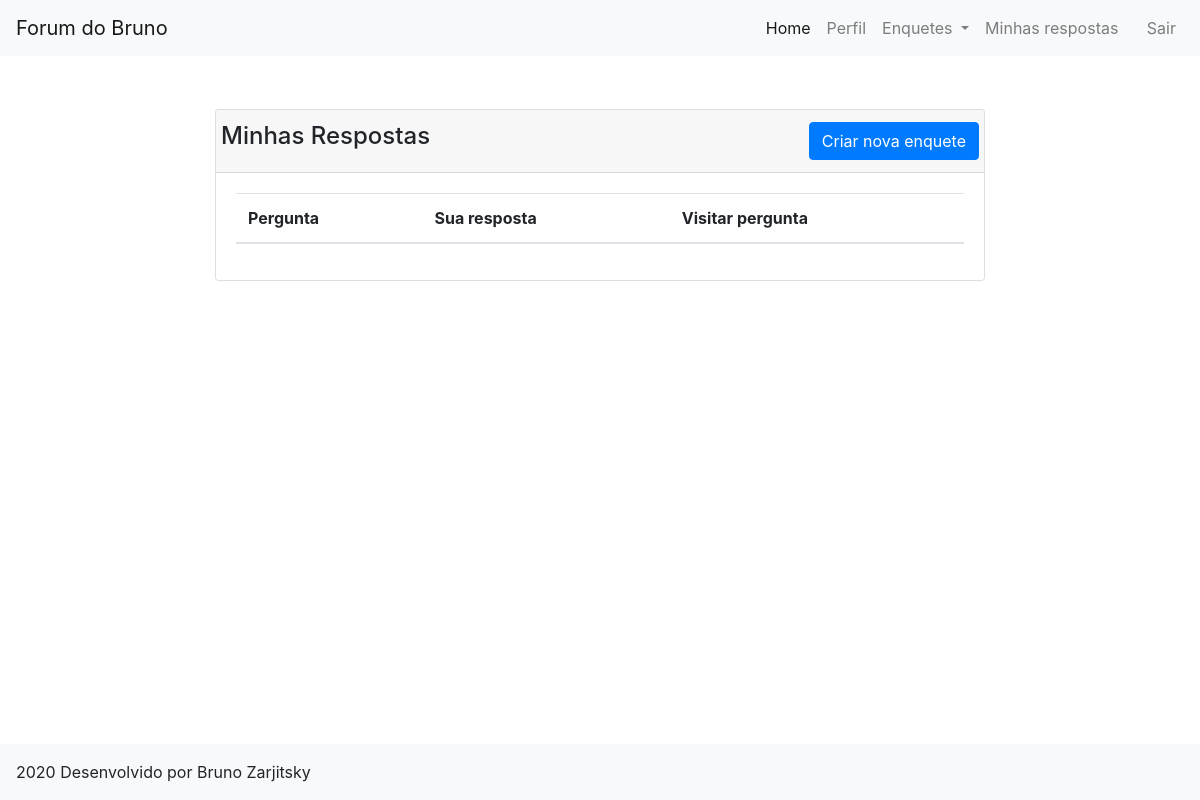
Page /minhasRespostas/ (signed in) on the earlier database version.
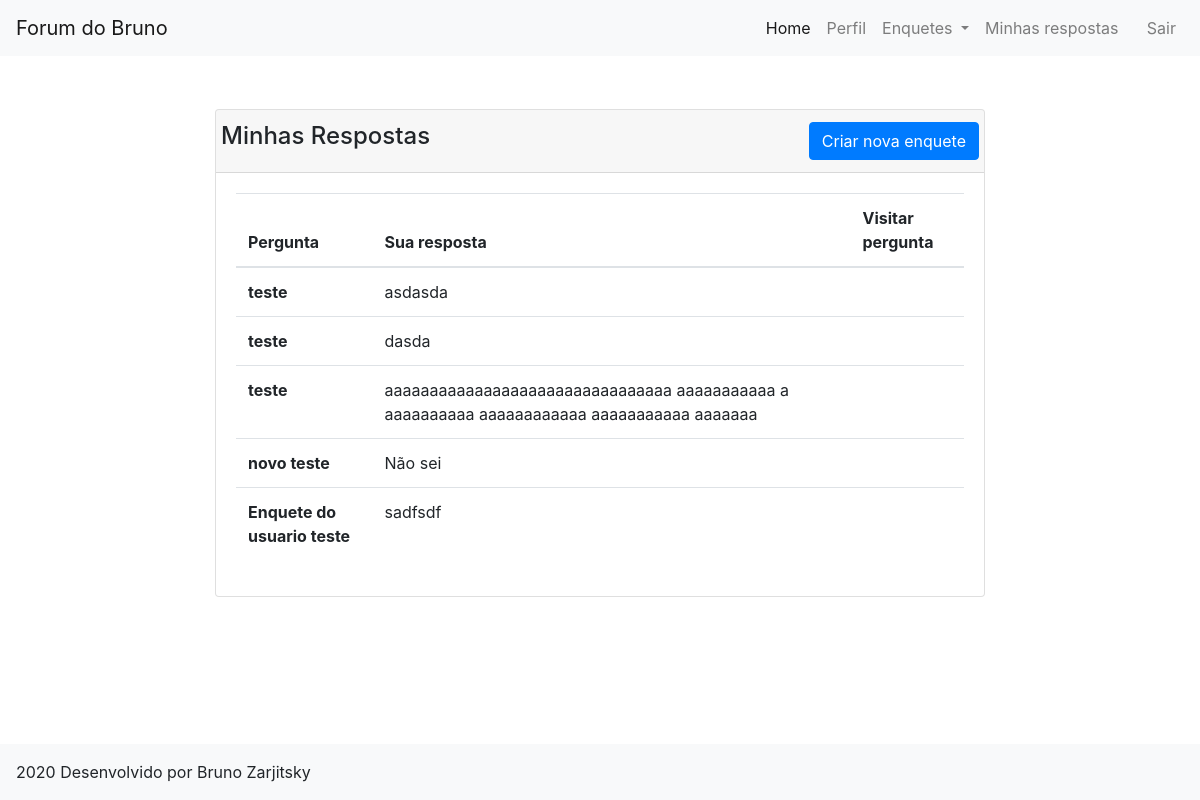
Same page on the later database version.
### siteForum/models.py (models this page shows, shortened)
class resposta(models.Model):
    pergunta = models.ForeignKey(enquete, on_delete=models.CASCADE)
    resp = models.TextField(verbose_name="Resposta")
    dono = models.ForeignKey(User, on_delete=models.CASCADE, default="", blank=True, null=True)
    class Meta:
        verbose_name = "Resposta"
        verbose_name_plural = "Respostas"

class enquete(models.Model):
    titulo = models.CharField(max_length=200)
    descricao = models.TextField(default="")
    tipo = models.ManyToManyField(tipo, blank=True)
    dono = models.ForeignKey(User, on_delete=models.CASCADE, default="", blank=True, null=True)
    class Meta:
        verbose_name = "Enquete"
        verbose_name_plural = "Enquetes"

### siteForum/views.py (the view)
# urls.py: path('minhasRespostas/', views.minhasRespostas, name = "MinhasRespostas"),
def minhasRespostas(request):
    res = resposta.objects.filter(dono=request.user)
    return render(request, "respostas.html", {"background": "background"+str(randint(1,3))+".jpg", "respostasLista": res})

### templates/respostas.html
{% extends "base_page.html"%}
{% load static%}
{% block content %}
<div class = "row justify-content-center" style="padding-top: 5%;">
    <div class = "col-md-2"></div>
    <div class = "col-md-8">
        <div class = "card">
            <div class = "card-header">
                <div class = "row">
                    <h4>Minhas Respostas</h4>
                    <div class = "ml-auto">
                        <a href = "#" type="button" class="btn btn-primary">Criar nova enquete</a>
                    </div>
                </div>
            </div>
            <div class="card-body">
                <div class = "row">
                    <div class = "col-md-12">
                    <table class="table table-hover display" style="width: 100%;" id = "enquetes">
                        <thead>
                            <tr>
                                <th scope="col">Pergunta</th>
                                <th scope="col">Sua resposta</th>
                                <th scope="col">Visitar pergunta</th>
                            </tr>
                        </thead>
                        <tbody>
                            {% for autos in respostasLista %}
                            <tr>
                                <th scope="row">{{autos.pergunta.titulo}}</th>
                                <td>{{autos.resp}}</td>
                                <td><a href = "{% url 'EnqueteDetalhe' id=autos.pergunta.id %}"><i class="fas fa-directions"></i></a></td>
                            </tr>
                            {% endfor %}
                        </tbody>
                    </table>
                    </div>
                </div>
            </div>
        </div>
    </div>
    <div class = "col-md-2">
    </div>
</div>
{% endblock %}

### templates/base_page.html (shortened to what this page needs)
{% load static %}
<!DOCTYPE html>
<html lang="pt_br">
<head>
    <link rel="stylesheet" href="https://cdn.jsdelivr.net/npm/bootstrap@4.5.3/dist/css/bootstrap.min.css">
    <link href="{% static '/assets/icons/fa/css/all.css' %}" rel="stylesheet">
    <link rel="stylesheet" type="text/css" href = "https://cdn.datatables.net/buttons/1.6.4/css/buttons.dataTables.min.css">
    <link rel="stylesheet" type="text/css" href="//cdn.datatables.net/1.10.12/css/jquery.dataTables.min.css">
</head>
{% if background %}
<body style="background-image: url('/static/assets/media/backgrounds/{{background}}'); fixed; background-size: 100% auto; background-repeat: no-repeat; background-attachment: fixed;">
{% else %}
<body style="background-image: url('/static/assets/media/backgrounds/background1.jpg'); fixed; background-size: 100% auto; background-repeat: no-repeat; background-attachment: fixed;">
{% endif %}
    <header>
        <nav class="navbar navbar-expand-lg navbar-light bg-light fixed-top">
            <a class="navbar-brand" href="{% url 'Index' %}">Forum do Bruno</a>
            <div class="collapse navbar-collapse" id="navbarSupportedContent">
                <ul class = "navbar-nav ml-auto">
                    <li class="nav-item active">
                        <a class="nav-link" href="{% url 'Index' %}">Home</a>
                    </li>
                    {%if user.is_authenticated %}
                    <li class = "nav-item"><a  class="nav-link" href = "#">Perfil</a></li>
                    <li class="nav-item dropdown">
                        <a class="nav-link dropdown-toggle" href="#" id="navbarDropdown" role="button" data-toggle="dropdown" aria-haspopup="true" aria-expanded="false">
                          Enquetes
                        </a>
                      </li>
                    <li class = "nav-item"><a  class="nav-link" href = "{% url 'MinhasRespostas' %}">Minhas respostas</a></li>
                    <li class = "nav-item"><a  class="nav-link" href = "{% url 'logout' %}"><span class="fas fa-sign-out-alt"></span>Sair</a></li>
                    {% endif %}
                </ul>
            </div>
          </nav>
    </header>
    <div class = "container-fluid" style="margin-top: 50px;">
    {% block content %}
    {% endblock %}
    </div>
    <footer>
        <nav class="navbar navbar-expand-sm navbar-light bg-light fixed-bottom">
            <span>2020 Desenvolvido por Bruno Zarjitsky</span>
            <div class="collapse navbar-collapse" id="navbarSupportedContent">
                <ul class = "navbar-nav ml-auto">
                    <li class = "nav-item"><a  class="nav-link" href = "#"><i class="fab fa-git"></i></a></li>
                    <li class = "nav-item"><a  class="nav-link" href = "https://www.linkedin.com/in/brunozar/"><i class="fab fa-linkedin-in"></i></a></li>
                </ul>
            </div>
          </nav>
    </footer>
</body>
</html>

Differences in the rows shown:
added resposta: pergunta.titulo "teste", resp "asdasda"
added resposta: pergunta.titulo "teste", resp "dasda"
added resposta: pergunta.titulo "teste", resp "aaaaaaaaaaaaaaaaaaaaaaaaaaaaaaaa aaaaaaaaaaa a aaaaaaaaaa aaaaaaaaaaaa aaaaaaaaaaa aaaaaaa"
added resposta: pergunta.titulo "novo teste", resp "Não sei"
added resposta: pergunta.titulo "Enquete do usuario teste", resp "sadfsdf"
